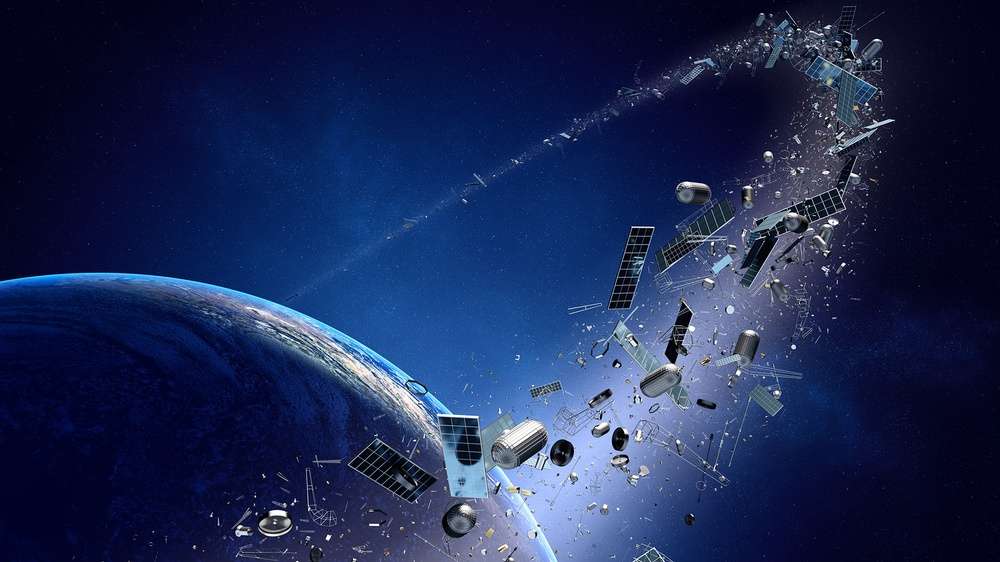
#> input picture Kmeans_AI/space.jpg, 1000 x 562 px, shrunk from 1920 x 1080 before the run
$ python Kmeans_img_library_blog.py
#> lines starting #> are read from the running program, lines starting #| are printed output that depends on the picture
import matplotlib.pyplot as plt
from sklearn.cluster import KMeans
import numpy

img = plt.imread("space.jpg")
#> img is the input picture: shape (562, 1000, 3); mean R, G, B 27.7, 40.9, 83

width = img.shape[0]
#> width = 562
hight = img.shape[1]
#> hight = 1000

img = img.reshape(width*hight,3)

kmeans = KMeans(n_clusters=4).fit(img)
labels = kmeans.predict(img)
clusters = kmeans.cluster_centers_
#> clusters = [[21.47, 46.88, 99.85], [5.87, 10, 46.81], [153, 175.6, 214.6], [75.68, 101.2, 147.8]]

img2 = numpy.zeros_like(img)

for i in range(len(img2)):
	img2[i] = clusters[labels[i]]

img2 = img2.reshape(width,hight,3)
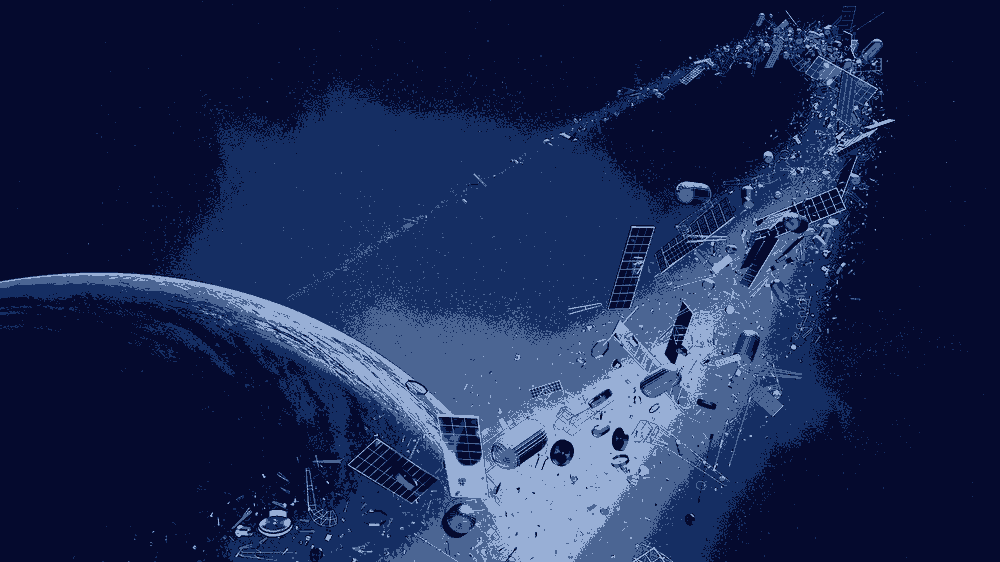
#> img2: shape (562, 1000, 3); mean of channels 0, 1, 2 27, 40.6, 82.2; drawn as R, G, B

plt.imshow(img2)
plt.show()
